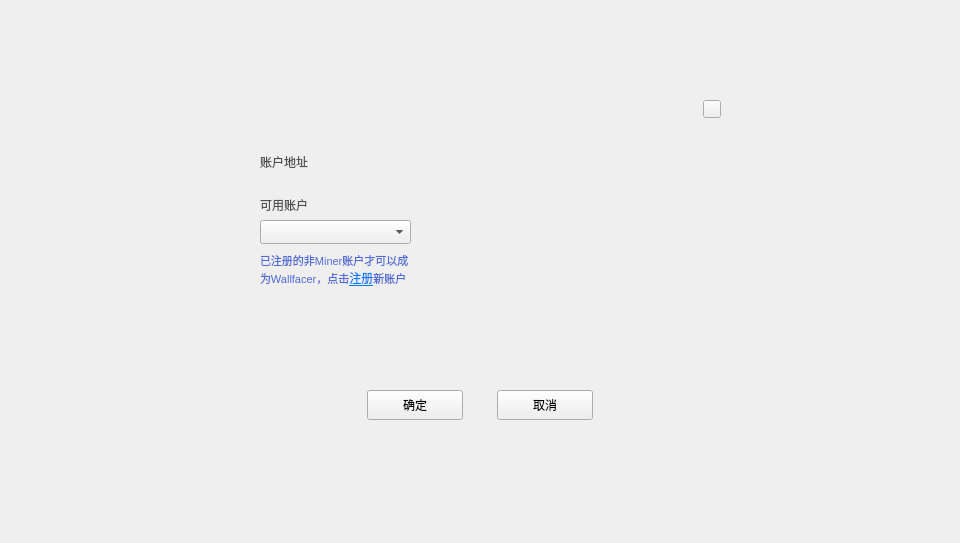
<?xml version="1.0" encoding="UTF-8"?>
<ui version="4.0">
 <class>CreateSenatorDialog</class>
 <widget class="QDialog" name="CreateSenatorDialog">
  <property name="geometry">
   <rect>
    <x>0</x>
    <y>0</y>
    <width>960</width>
    <height>543</height>
   </rect>
  </property>
  <property name="windowTitle">
   <string>Dialog</string>
  </property>
  <widget class="QWidget" name="widget" native="true">
   <property name="geometry">
    <rect>
     <x>0</x>
     <y>0</y>
     <width>960</width>
     <height>543</height>
    </rect>
   </property>
   <property name="font">
    <font>
     <family>微软雅黑</family>
    </font>
   </property>
   <widget class="QWidget" name="containerWidget" native="true">
    <property name="geometry">
     <rect>
      <x>230</x>
      <y>91</y>
      <width>500</width>
      <height>360</height>
     </rect>
    </property>
    <property name="font">
     <font>
      <family>微软雅黑</family>
     </font>
    </property>
    <widget class="QToolButton" name="closeBtn">
     <property name="geometry">
      <rect>
       <x>473</x>
       <y>9</y>
       <width>18</width>
       <height>18</height>
      </rect>
     </property>
     <property name="cursor">
      <cursorShape>PointingHandCursor</cursorShape>
     </property>
     <property name="focusPolicy">
      <enum>Qt::NoFocus</enum>
     </property>
     <property name="styleSheet">
      <string notr="true"/>
     </property>
     <property name="text">
      <string/>
     </property>
    </widget>
    <widget class="QStackedWidget" name="stackedWidget">
     <property name="geometry">
      <rect>
       <x>0</x>
       <y>39</y>
       <width>500</width>
       <height>321</height>
      </rect>
     </property>
     <property name="font">
      <font>
       <family>微软雅黑</family>
      </font>
     </property>
     <property name="currentIndex">
      <number>0</number>
     </property>
     <widget class="QWidget" name="page">
      <widget class="QToolButton" name="okBtn">
       <property name="geometry">
        <rect>
         <x>137</x>
         <y>260</y>
         <width>96</width>
         <height>30</height>
        </rect>
       </property>
       <property name="font">
        <font>
         <family>微软雅黑</family>
        </font>
       </property>
       <property name="cursor">
        <cursorShape>PointingHandCursor</cursorShape>
       </property>
       <property name="focusPolicy">
        <enum>Qt::NoFocus</enum>
       </property>
       <property name="styleSheet">
        <string notr="true"/>
       </property>
       <property name="text">
        <string>确定</string>
       </property>
      </widget>
      <widget class="QToolButton" name="cancelBtn">
       <property name="geometry">
        <rect>
         <x>267</x>
         <y>260</y>
         <width>96</width>
         <height>30</height>
        </rect>
       </property>
       <property name="font">
        <font>
         <family>微软雅黑</family>
        </font>
       </property>
       <property name="cursor">
        <cursorShape>PointingHandCursor</cursorShape>
       </property>
       <property name="focusPolicy">
        <enum>Qt::NoFocus</enum>
       </property>
       <property name="styleSheet">
        <string notr="true"/>
       </property>
       <property name="text">
        <string>取消</string>
       </property>
      </widget>
      <widget class="QLabel" name="label_2">
       <property name="geometry">
        <rect>
         <x>30</x>
         <y>60</y>
         <width>150</width>
         <height>30</height>
        </rect>
       </property>
       <property name="styleSheet">
        <string notr="true">QLabel{color: rgb(80,80,80);
font: 11px &quot;微软雅黑&quot;;}</string>
       </property>
       <property name="text">
        <string>可用账户</string>
       </property>
       <property name="alignment">
        <set>Qt::AlignLeading|Qt::AlignLeft|Qt::AlignVCenter</set>
       </property>
       <property name="wordWrap">
        <bool>true</bool>
       </property>
      </widget>
      <widget class="QComboBox" name="accountComboBox">
       <property name="geometry">
        <rect>
         <x>30</x>
         <y>90</y>
         <width>151</width>
         <height>24</height>
        </rect>
       </property>
       <property name="font">
        <font>
         <family>微软雅黑</family>
         <weight>50</weight>
         <bold>false</bold>
        </font>
       </property>
       <property name="focusPolicy">
        <enum>Qt::NoFocus</enum>
       </property>
       <property name="styleSheet">
        <string notr="true"/>
       </property>
      </widget>
      <widget class="QLabel" name="addressLabel">
       <property name="geometry">
        <rect>
         <x>120</x>
         <y>20</y>
         <width>300</width>
         <height>24</height>
        </rect>
       </property>
       <property name="font">
        <font>
         <family>微软雅黑</family>
         <underline>false</underline>
        </font>
       </property>
       <property name="styleSheet">
        <string notr="true">color: rgb(192, 196, 212);</string>
       </property>
       <property name="text">
        <string/>
       </property>
       <property name="scaledContents">
        <bool>true</bool>
       </property>
       <property name="textInteractionFlags">
        <set>Qt::TextSelectableByMouse</set>
       </property>
      </widget>
      <widget class="QLabel" name="label_3">
       <property name="geometry">
        <rect>
         <x>30</x>
         <y>20</y>
         <width>90</width>
         <height>24</height>
        </rect>
       </property>
       <property name="styleSheet">
        <string notr="true">QLabel{color: rgb(80,80,80);
font: 11px &quot;微软雅黑&quot;;}</string>
       </property>
       <property name="text">
        <string>账户地址</string>
       </property>
       <property name="alignment">
        <set>Qt::AlignLeading|Qt::AlignLeft|Qt::AlignVCenter</set>
       </property>
       <property name="wordWrap">
        <bool>true</bool>
       </property>
      </widget>
      <widget class="QStackedWidget" name="stackedWidget_fee">
       <property name="geometry">
        <rect>
         <x>250</x>
         <y>60</y>
         <width>221</width>
         <height>151</height>
        </rect>
       </property>
      </widget>
      <widget class="QLabel" name="registerLabel">
       <property name="geometry">
        <rect>
         <x>30</x>
         <y>110</y>
         <width>150</width>
         <height>60</height>
        </rect>
       </property>
       <property name="styleSheet">
        <string notr="true">QLabel{font:  11px &quot;微软雅黑&quot;;color: rgb(83,107,215);}

</string>
       </property>
       <property name="text">
        <string>&lt;html&gt;&lt;head/&gt;&lt;body&gt;&lt;p&gt;&lt;span style=&quot; font-size:11px;&quot;&gt;已注册的非Miner账户才可以成为Wallfacer，点击&lt;/span&gt;&lt;a href=&quot;showRegisterDialog&quot;&gt;&lt;span style=&quot; text-decoration: underline; color:#007af4;&quot;&gt;注册&lt;/span&gt;&lt;/a&gt;&lt;span style=&quot; font-size:11px;&quot;&gt;新账户&lt;/span&gt;&lt;/p&gt;&lt;/body&gt;&lt;/html&gt;</string>
       </property>
       <property name="alignment">
        <set>Qt::AlignLeading|Qt::AlignLeft|Qt::AlignVCenter</set>
       </property>
       <property name="wordWrap">
        <bool>true</bool>
       </property>
      </widget>
     </widget>
    </widget>
   </widget>
  </widget>
 </widget>
 <resources/>
 <connections/>
</ui>
